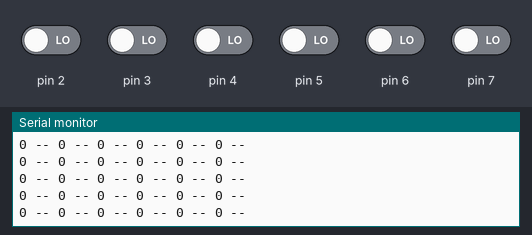
A sketch run on a simulated Arduino Uno, built with avr-gcc and run on an emulated ATmega328P. Parts: the last lines printed to the serial monitor. Inputs (shaded band) come from the test bench; at power-on: pin 2–7 LOW.

Above: at 1.2 s.
1.3 s: pin 2 driven HIGH
At 1.31 s:
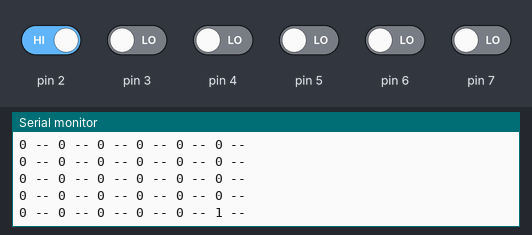
2.8 s: pin 3 driven HIGH
At 2.82 s:
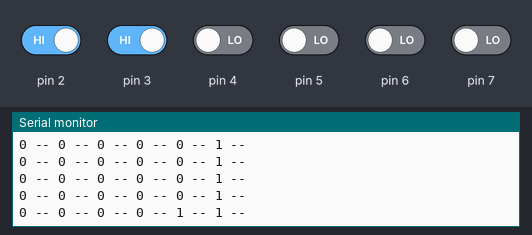
4.3 s: pin 4 driven HIGH
At 4.33 s:
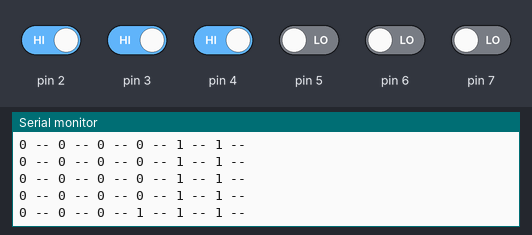
5.8 s: pin 5 driven HIGH
At 5.84 s:
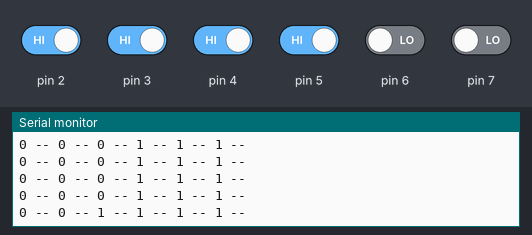
7.3 s: pin 6 driven HIGH
At 7.35 s:
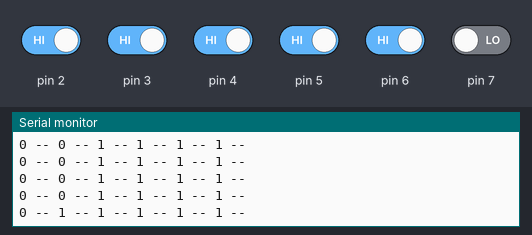
8.8 s: pin 7 driven HIGH
At 8.86 s:
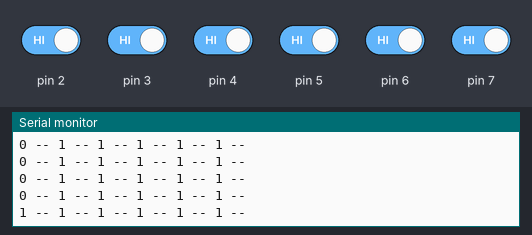

Measured:
- after the input at 1.3 s, the serial monitor: prints a new line at once (image 1)
- after the input at 2.8 s, the serial monitor: prints a new line at once (image 2)
- after the input at 4.3 s, the serial monitor: prints a new line at once (image 3)
- after the input at 5.8 s, the serial monitor: prints a new line at once (image 4)
- after the input at 7.3 s, the serial monitor: prints a new line after 0.05 s (image 5)
- after the input at 8.8 s, the serial monitor: prints a new line after 0.06 s (image 6)

The sketch:

calibrate.ino
```cpp
void setup() {
  Serial.begin(9600);

}

void loop() {
  int LSensor=digitalRead(7);
  int LCSensor=digitalRead(6);
  int C1Sensor=digitalRead(5);
  int C2Sensor=digitalRead(4);
  int RCSensor=digitalRead(3);
  int RSensor=digitalRead(2);

  Serial.print(LSensor);
  Serial.print(" -- ");
  Serial.print(LCSensor);
  Serial.print(" -- ");
  Serial.print(C1Sensor);
  Serial.print(" -- ");
  Serial.print(C2Sensor);
  Serial.print(" -- ");
  Serial.print(RCSensor);
  Serial.print(" -- ");
  Serial.print(RSensor);
  Serial.println(" -- ");
  delay(100);
}
```
